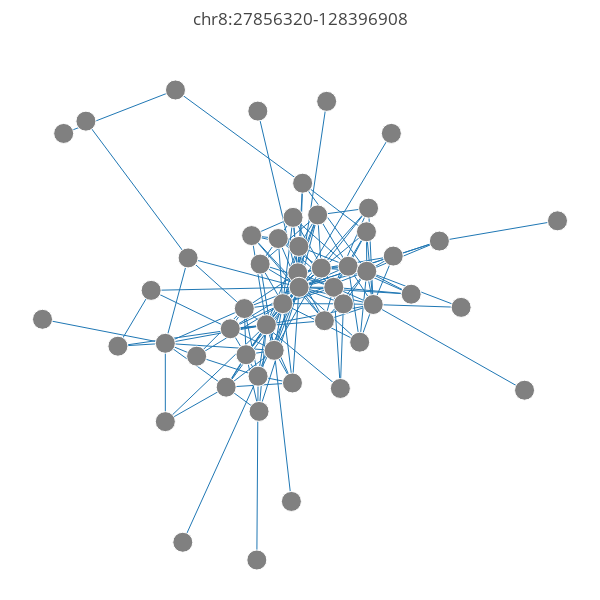

Notebook code cell kept with this figure:
### Markdown cell above
# Print top 10 communities with most nodes and plot #1

### Code cell
comm_sort_ix = np.argsort(bound_list_num_nodes)[::-1]
top_10_comm = [bound_list_names[comm] for comm in comm_sort_ix[0:9]]
for comm in top_10_comm:
    cur_nodes = boundary2nodes[comm]
    bound_split = re.split(r"[-:]",comm)
    print("Community name: " 
              + comm + "\tlinear_length: " + 
              str((int(bound_split[2])-int(bound_split[1]))/1000) + "Kb" +
              "\tnum_nodes: " + str(len(cur_nodes)))

comm_top_graph = dna_int_graph.subgraph(boundary2nodes[top_10_comm[0]])
comm_top_graph.graph["bounds"] = top_10_comm[0]
plot_comm(comm_top_graph)

### Figure 1 — Plotly figure (JSON) as saved in the notebook; plotly's stock layout.template omitted (floating-point values rounded to 4 significant figures; data arrays with more than 128 entries replaced by an {"elided": "..."} marker saying what was removed)
{"data": [{"hoverinfo": "none", "line": {"width": 1}, "mode": "lines", "name": "", "type": "scatter", "x": {"elided": "522 float values"}, "y": {"elided": "522 float values"}}, {"hoverinfo": "text", "marker": {"color": ["grey", "grey", "grey", "grey", "grey", "grey", "grey", "grey", "grey", "grey", "grey", "grey", "grey", "grey", "grey", "grey", "grey", "grey", "grey", "grey", "grey", "grey", "grey", "grey", "grey", "grey", "grey", "grey", "grey", "grey", "grey", "grey", "grey", "grey", "grey", "grey", "grey", "grey", "grey", "grey", "grey", "grey", "grey", "grey", "grey", "grey", "grey", "grey", "grey", "grey", "grey", "grey"], "opacity": [1, 1, 1, 1, 1, 1, 1, 1, 1, 1, 1, 1, 1, 1, 1, 1, 1, 1, 1, 1, 1, 1, 1, 1, 1, 1, 1, 1, 1, 1, 1, 1, 1, 1, 1, 1, 1, 1, 1, 1, 1, 1, 1, 1, 1, 1, 1, 1, 1, 1, 1, 1], "size": [20, 20, 20, 20, 20, 20, 20, 20, 20, 20, 20, 20, 20, 20, 20, 20, 20, 20, 20, 20, 20, 20, 20, 20, 20, 20, 20, 20, 20, 20, 20, 20, 20, 20, 20, 20, 20, 20, 20, 20, 20, 20, 20, 20, 20, 20, 20, 20, 20, 20, 20, 20]}, "mode": "markers", "name": "", "text": ["chr8:128083226-128086461", "chr8:128221643-128226634", "chr8:128264058-128267726", "chr8:128187386-128195508", "chr8:127699047-127702997", "chr8:128295354-128299774", "chr8:42679377-42682613", "chr8:128126500-128136868", "chr8:49858540-49863005", "chr8:128020485-128024465", "chr8:128001376-128011648", "chr8:127953542-127957300", "chr8:127745242-127748873", "chr8:128061499-128065550", "chr8:128240947-128246074", "chr8:127902106-127917700", "chr8:127776183-127780578", "chr8:128052850-128057649", "chr8:127836588-127845847", "chr8:127705422-127710813", "chr8:96271003-96274210", "chr8:127930485-127940441", "chr8:128103927-128117015", "chr8:127813429-127818343", "chr8:117587931-117591616", "chr8:127977883-127986676", "chr8:81895300-81898533", "chr8:128069487-128080362", "chr8:128141202-128145612", "chr8:128197627-128201363", "chr8:127689350-127693189", "chr8:127827247-127830979", "chr8:127870284-127882358", "chr8:94738463-94742324", "chr8:127920073-127924224", "chr8:128248476-128251941", "chr8:127892007-127896059", "chr8:128256223-128260595", "chr8:127857350-127864335", "chr8:128281250-128286814", "chr8:128026814-128030534", "chr8:128042434-128045782", "chr8:128354386-128358424", "chr8:127994490-127998425", "chr8:128035019-128039803", "chr8:127849706-127853707", "chr8:27856320-27859543", "chr8:128205745-128218672", "chr8:128381118-128385303", "chr8:128090284-128100442", "chr8:128390832-128396907", "chr8:128346881-128350631"], "type": "scatter", "x": [0.8129, 0.4205, 0.4833, 0.3566, 0.4181, 0.2385, 0.04113, 0.4498, 0.936, 0.7707, 0.5935, 0.6331, 0.6774, 0.5051, 0.4347, 0.5413, 0.5518, 0.5474, 0.4226, 0.4666, 1, 0.5656, 0.3646, 0.4978, 0.2724, 0.6422, 0.4162, 0.6297, 0.4854, 0.2385, 0.5784, 0.406, 0.4577, 0.0843, 0.5843, 0.2582, 0.4865, 0.2109, 0.4957, 0.1464, 0.6811, 0.7159, 0.2993, 0.6159, 0.6291, 0.5343, 0, 0.3952, 0.3919, 0.4983, 0.4186, 0.2827], "y": [0.4375, 0.2573, 0.1014, 0.2993, 0.7773, 0.3752, 0.7386, 0.3631, 0.294, 0.5523, 0.5086, 0.6093, 0.7387, 0.6525, 0.4073, 0.5055, 0.7942, 0.4144, 0.5124, 0.4439, 0.5873, 0.4722, 0.4004, 0.5431, 0.0307, 0.4424, 0, 0.5, 0.3065, 0.2396, 0.297, 0.5618, 0.5567, 0.7599, 0.4436, 0.8139, 0.5933, 0.4669, 0.4973, 0.3703, 0.5263, 0.4603, 0.353, 0.3772, 0.5684, 0.5975, 0.4168, 0.3555, 0.4354, 0.4723, 0.3183, 0.5231]}], "layout": {"height": 600, "hovermode": "closest", "margin": {"b": 0, "l": 0, "r": 0, "t": 50}, "scene": {"xaxis": {"showbackground": false, "showgrid": false, "showline": false, "showticklabels": false, "title": "", "zeroline": false}, "yaxis": {"showbackground": false, "showgrid": false, "showline": false, "showticklabels": false, "title": "", "zeroline": false}, "zaxis": {"showbackground": false, "showgrid": false, "showline": false, "showticklabels": false, "title": "", "zeroline": false}}, "showlegend": false, "title": "chr8:27856320-128396908", "width": 600, "xaxis": {"showbackground": false, "showgrid": false, "showline": false, "showticklabels": false, "title": "", "zeroline": false}, "yaxis": {"showbackground": false, "showgrid": false, "showline": false, "showticklabels": false, "title": "", "zeroline": false}}}
